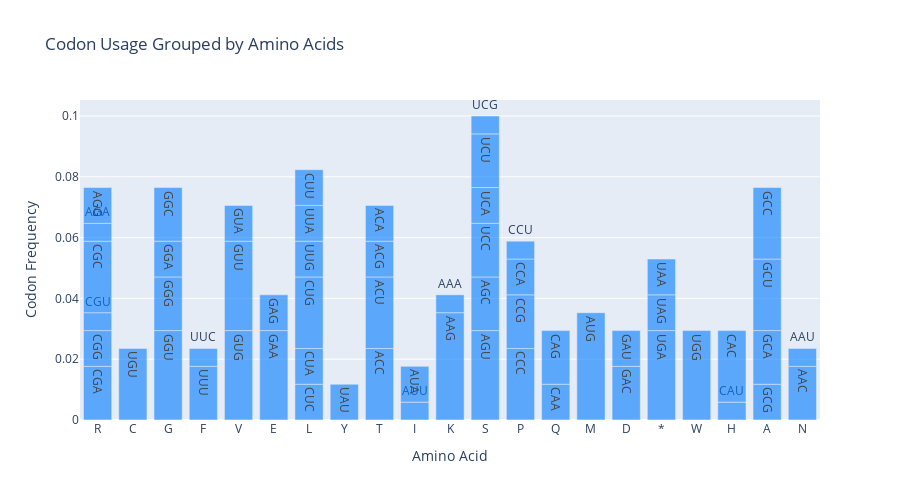

Here is the notebook cell this chart was saved with:
### Code cell
plot_codon_usage_by_amino_acid(seq.sequence)

### Figure 1 — Plotly figure (JSON) as saved in the notebook; plotly's stock layout.template omitted (floating-point values rounded to 4 significant figures)
{"data": [{"hovertemplate": "Amino Acid: %{x}<br>Codon: %{text}<br>Frequency: %{y}", "marker": {"color": "rgba(0, 123, 255, 0.6)"}, "text": ["CGA", "CGG", "CGU", "CGC", "AGA", "AGG", "UGU", "GGU", "GGG", "GGA", "GGC", "UUU", "UUC", "GUG", "GUU", "GUA", "GAA", "GAG", "CUC", "CUA", "CUG", "UUG", "UUA", "CUU", "UAU", "ACC", "ACU", "ACG", "ACA", "AUU", "AUA", "AAG", "AAA", "AGU", "AGC", "UCC", "UCA", "UCU", "UCG", "CCC", "CCG", "CCA", "CCU", "CAA", "CAG", "AUG", "GAC", "GAU", "UGA", "UAG", "UAA", "UGG", "CAU", "CAC", "GCG", "GCA", "GCU", "GCC", "AAC", "AAU"], "type": "bar", "x": ["R", "R", "R", "R", "R", "R", "C", "G", "G", "G", "G", "F", "F", "V", "V", "V", "E", "E", "L", "L", "L", "L", "L", "L", "Y", "T", "T", "T", "T", "I", "I", "K", "K", "S", "S", "S", "S", "S", "S", "P", "P", "P", "P", "Q", "Q", "M", "D", "D", "*", "*", "*", "W", "H", "H", "A", "A", "A", "A", "N", "N"], "y": [0.01765, 0.01176, 0.005882, 0.02353, 0.005882, 0.01176, 0.02353, 0.02941, 0.01765, 0.01176, 0.01765, 0.01765, 0.005882, 0.02941, 0.02941, 0.01176, 0.02941, 0.01176, 0.01176, 0.01176, 0.02353, 0.01176, 0.01176, 0.01176, 0.01176, 0.02353, 0.02353, 0.01176, 0.01176, 0.005882, 0.01176, 0.03529, 0.005882, 0.02941, 0.01765, 0.01765, 0.01176, 0.01765, 0.005882, 0.02353, 0.01765, 0.01176, 0.005882, 0.01176, 0.01765, 0.03529, 0.01765, 0.01176, 0.02941, 0.01176, 0.01176, 0.02941, 0.005882, 0.02353, 0.01176, 0.01765, 0.02353, 0.02353, 0.01765, 0.005882]}], "layout": {"height": 500, "title": {"text": "Codon Usage Grouped by Amino Acids"}, "xaxis": {"title": {"text": "Amino Acid"}}, "yaxis": {"title": {"text": "Codon Frequency"}}}}
